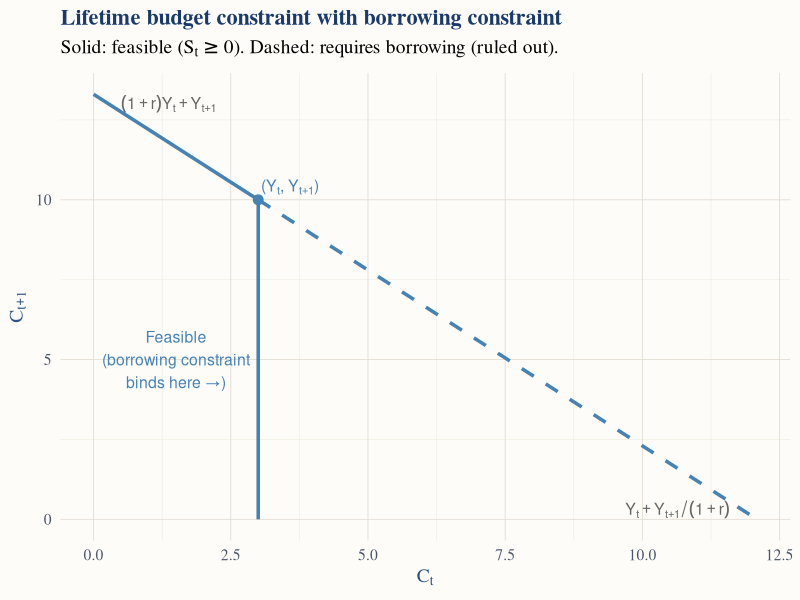

This chart was generated by the following R code:
## ---- chunk 1
knitr::opts_chunk$set(echo = TRUE, warning = FALSE, message = FALSE)
library(tidyverse)

# Custom ggplot theme matching the document CSS (Option C: warm off-white + navy)
theme_econ503 <- theme_minimal(base_size = 14, base_family = "serif") +
  theme(
    plot.background   = element_rect(fill = "#fdfcf8", color = NA),
    panel.background  = element_rect(fill = "#fdfcf8", color = NA),
    panel.grid.major  = element_line(color = "#e2ddd4", linewidth = 0.3),
    panel.grid.minor  = element_line(color = "#eeeae0", linewidth = 0.2),
    plot.title        = element_text(color = "#1a3a6b", face = "bold", size = 16),
    axis.title        = element_text(color = "#2c5282"),
    axis.text         = element_text(color = "#4a5568"),
    legend.background = element_rect(fill = "#fdfcf8", color = NA),
    legend.text       = element_text(color = "#4a5568"),
    legend.position   = "bottom"
  )

# Set as default theme for all plots
theme_set(theme_econ503)
## ---- chunk 2
Yt_a <- 3; Yt1_a <- 10; r_a <- 0.10; beta_a <- 0.95
W_a <- Yt_a + Yt1_a / (1 + r_a)

ggplot() +
  # Feasible segment: C_t in [0, Y_t]
  geom_segment(aes(x = 0, y = (1+r_a)*W_a, xend = Yt_a, yend = Yt1_a),
               color = "steelblue", linewidth = 1.2) +
  # Infeasible segment: C_t in (Y_t, W_a]
  geom_segment(aes(x = Yt_a, y = Yt1_a, xend = W_a, yend = 0),
               color = "steelblue", linewidth = 1.2, linetype = "dashed") +
  # Vertical boundary at C_t = Y_t
  geom_segment(aes(x = Yt_a, y = 0, xend = Yt_a, yend = Yt1_a),
               color = "steelblue", linewidth = 1.2) +
  # Endowment point
  geom_point(aes(x = Yt_a, y = Yt1_a), size = 3, color = "steelblue") +
  annotate("text", x = Yt_a + 0.05, y = Yt1_a + 0.4,
           label = expression(paste("(", Y[t], ", ", Y[t+1], ")")),
           hjust = 0, size = 4, color = "steelblue") +
  annotate("text", x = 0.5, y = (1+r_a)*W_a - 0.3,
           label = expression((1+r)*Y[t] + Y[t+1]),
           hjust = 0, size = 4, color = "gray40") +
  annotate("text", x = W_a - 0.5, y = 0.3,
           label = expression(Y[t] + Y[t+1]/(1+r)),
           hjust = 1, size = 4, color = "gray40") +
  annotate("text", x = 1.5, y = 5, label = "Feasible\n(borrowing constraint\nbinds here →)",
           size = 4, color = "steelblue") +
  labs(x = expression(C[t]), y = expression(C[t+1]),
       title = "Lifetime budget constraint with borrowing constraint",
       subtitle = bquote("Solid: feasible (" * S[t] >= 0 * "). Dashed: requires borrowing (ruled out)."))
## ---- chunk 3
Yt_d <- 3; Yt1_d <- 10; beta_d <- 0.95; r_d <- 0.10
W_d  <- Yt_d + Yt1_d / (1 + r_d)
Ct_unconstrained <- W_d / (1 + beta_d)
cat(sprintf("W = %.4f\n", W_d))
cat(sprintf("Unconstrained C_t* = W/(1+β) = %.4f\n", Ct_unconstrained))
cat(sprintf("Y_t = %.1f\n", Yt_d))
cat(sprintf("Constraint binds: %s (C_t* = %.4f > Y_t = %.1f)\n",
            Ct_unconstrained > Yt_d, Ct_unconstrained, Yt_d))
## ---- chunk 4
# Before rebate: constraint binds, C_t = Y_t = 3
Ct_before <- 3

# After rebate: Y_t rises to 4
Yt_after <- 4
W_after   <- Yt_after + Yt1_d / (1 + r_d)
Ct_unconstrained_after <- W_after / (1 + beta_d)

cat(sprintf("After rebate: unconstrained C_t* = %.4f, Y_t = %.1f\n",
            Ct_unconstrained_after, Yt_after))
cat(sprintf("Constraint still binds: %s\n", Ct_unconstrained_after > Yt_after))
Ct_after <- min(Ct_unconstrained_after, Yt_after)
MPC <- (Ct_after - Ct_before) / (Yt_after - 3)
cat(sprintf("C_t after rebate = %.4f,  ΔC_t = %.4f,  ΔY_t = 1\n",
            Ct_after, Ct_after - Ct_before))
cat(sprintf("MPC = ΔC_t / ΔY_t = %.2f\n", MPC))
